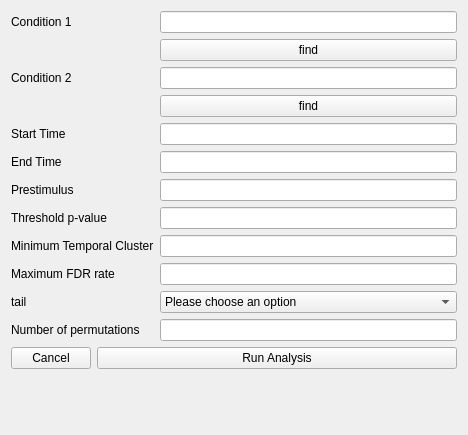
<?xml version="1.0" encoding="UTF-8"?>
<ui version="4.0">
 <class>Form</class>
 <widget class="QWidget" name="Form">
  <property name="geometry">
   <rect>
    <x>0</x>
    <y>0</y>
    <width>468</width>
    <height>435</height>
   </rect>
  </property>
  <property name="windowTitle">
   <string>Form</string>
  </property>
  <layout class="QFormLayout" name="formLayout">
   <item row="0" column="0" colspan="2">
    <layout class="QGridLayout" name="gridLayout">
     <item row="5" column="0">
      <widget class="QLabel" name="endTimeLabel">
       <property name="text">
        <string>End Time</string>
       </property>
      </widget>
     </item>
     <item row="7" column="0">
      <widget class="QLabel" name="thresholdPValueLabel">
       <property name="text">
        <string>Threshold p-value</string>
       </property>
      </widget>
     </item>
     <item row="8" column="1">
      <widget class="QLineEdit" name="minimumTemporalClusterLineEdit"/>
     </item>
     <item row="4" column="0">
      <widget class="QLabel" name="startTimeLabel">
       <property name="text">
        <string>Start Time</string>
       </property>
      </widget>
     </item>
     <item row="6" column="1">
      <widget class="QLineEdit" name="prestimulusLineEdit"/>
     </item>
     <item row="2" column="0">
      <widget class="QLabel" name="condition2Label">
       <property name="text">
        <string>Condition 2 </string>
       </property>
      </widget>
     </item>
     <item row="9" column="0">
      <widget class="QLabel" name="minimFDRRateLabel">
       <property name="text">
        <string>Maximum FDR rate</string>
       </property>
      </widget>
     </item>
     <item row="7" column="1">
      <widget class="QLineEdit" name="thresholdPValueLineEdit"/>
     </item>
     <item row="1" column="1">
      <widget class="QPushButton" name="find">
       <property name="text">
        <string>find</string>
       </property>
      </widget>
     </item>
     <item row="2" column="1">
      <widget class="QLineEdit" name="condition2LineEdit"/>
     </item>
     <item row="0" column="0">
      <widget class="QLabel" name="condition1Label">
       <property name="text">
        <string>Condition 1</string>
       </property>
      </widget>
     </item>
     <item row="6" column="0">
      <widget class="QLabel" name="prestimulusLabel">
       <property name="text">
        <string>Prestimulus</string>
       </property>
      </widget>
     </item>
     <item row="9" column="1">
      <widget class="QLineEdit" name="minimFDRRateLineEdit"/>
     </item>
     <item row="5" column="1">
      <widget class="QLineEdit" name="endTimeLineEdit"/>
     </item>
     <item row="4" column="1">
      <widget class="QLineEdit" name="startTimeLineEdit"/>
     </item>
     <item row="0" column="1">
      <widget class="QLineEdit" name="condition1LineEdit"/>
     </item>
     <item row="11" column="0">
      <widget class="QLabel" name="numberOfPermutationsLabel">
       <property name="text">
        <string>Number of permutations</string>
       </property>
      </widget>
     </item>
     <item row="10" column="0">
      <widget class="QLabel" name="tailLabel">
       <property name="text">
        <string>tail</string>
       </property>
      </widget>
     </item>
     <item row="3" column="1">
      <widget class="QPushButton" name="find_2">
       <property name="text">
        <string>find</string>
       </property>
      </widget>
     </item>
     <item row="10" column="1">
      <widget class="QComboBox" name="tailComboBox">
       <item>
        <property name="text">
         <string>Please choose an option</string>
        </property>
       </item>
       <item>
        <property name="text">
         <string>Both</string>
        </property>
       </item>
       <item>
        <property name="text">
         <string>Left tail</string>
        </property>
       </item>
       <item>
        <property name="text">
         <string>Right Tail</string>
        </property>
       </item>
      </widget>
     </item>
     <item row="11" column="1">
      <widget class="QLineEdit" name="numberOfPermutationsLineEdit"/>
     </item>
     <item row="8" column="0">
      <widget class="QLabel" name="minimumTemporalClusterLabel">
       <property name="text">
        <string>Minimum Temporal Cluster</string>
       </property>
      </widget>
     </item>
    </layout>
   </item>
   <item row="1" column="0">
    <widget class="QPushButton" name="cancel">
     <property name="text">
      <string>Cancel</string>
     </property>
    </widget>
   </item>
   <item row="1" column="1">
    <widget class="QPushButton" name="Ok">
     <property name="text">
      <string>Run Analysis</string>
     </property>
    </widget>
   </item>
  </layout>
 </widget>
 <tabstops>
  <tabstop>condition1LineEdit</tabstop>
  <tabstop>find</tabstop>
  <tabstop>condition2LineEdit</tabstop>
  <tabstop>find_2</tabstop>
  <tabstop>startTimeLineEdit</tabstop>
  <tabstop>endTimeLineEdit</tabstop>
  <tabstop>prestimulusLineEdit</tabstop>
  <tabstop>thresholdPValueLineEdit</tabstop>
  <tabstop>minimumTemporalClusterLineEdit</tabstop>
  <tabstop>minimFDRRateLineEdit</tabstop>
  <tabstop>tailComboBox</tabstop>
  <tabstop>numberOfPermutationsLineEdit</tabstop>
  <tabstop>cancel</tabstop>
  <tabstop>Ok</tabstop>
 </tabstops>
 <resources/>
 <connections>
  <connection>
   <sender>Ok</sender>
   <signal>clicked()</signal>
   <receiver>Form</receiver>
   <slot>close()</slot>
   <hints>
    <hint type="sourcelabel">
     <x>143</x>
     <y>414</y>
    </hint>
    <hint type="destinationlabel">
     <x>233</x>
     <y>217</y>
    </hint>
   </hints>
  </connection>
  <connection>
   <sender>cancel</sender>
   <signal>clicked()</signal>
   <receiver>Form</receiver>
   <slot>update()</slot>
   <hints>
    <hint type="sourcelabel">
     <x>46</x>
     <y>414</y>
    </hint>
    <hint type="destinationlabel">
     <x>233</x>
     <y>217</y>
    </hint>
   </hints>
  </connection>
  <connection>
   <sender>condition1LineEdit</sender>
   <signal>textEdited(QString)</signal>
   <receiver>condition1LineEdit</receiver>
   <slot>setText(QString)</slot>
   <hints>
    <hint type="sourcelabel">
     <x>323</x>
     <y>23</y>
    </hint>
    <hint type="destinationlabel">
     <x>323</x>
     <y>23</y>
    </hint>
   </hints>
  </connection>
 </connections>
</ui>
